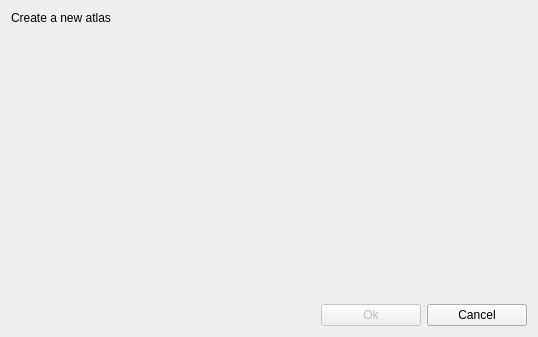
<?xml version="1.0" encoding="UTF-8"?>
<ui version="4.0">
 <class>new_atlas_dialog</class>
 <widget class="QDialog" name="new_atlas_dialog">
  <property name="geometry">
   <rect>
    <x>0</x>
    <y>0</y>
    <width>538</width>
    <height>337</height>
   </rect>
  </property>
  <property name="windowTitle">
   <string>New Atlas</string>
  </property>
  <layout class="QVBoxLayout" name="verticalLayout" stretch="0,1,0">
   <item>
    <widget class="QLabel" name="lblTitle">
     <property name="text">
      <string>Create a new atlas</string>
     </property>
    </widget>
   </item>
   <item>
    <widget class="AtlasPropertiesWidget" name="wdAtlasProperties" native="true"/>
   </item>
   <item>
    <layout class="QHBoxLayout" name="horizontalLayout">
     <item>
      <spacer name="lyButtons">
       <property name="orientation">
        <enum>Qt::Horizontal</enum>
       </property>
       <property name="sizeHint" stdset="0">
        <size>
         <width>40</width>
         <height>20</height>
        </size>
       </property>
      </spacer>
     </item>
     <item>
      <widget class="QPushButton" name="btnOk">
       <property name="enabled">
        <bool>false</bool>
       </property>
       <property name="minimumSize">
        <size>
         <width>100</width>
         <height>0</height>
        </size>
       </property>
       <property name="text">
        <string>Ok</string>
       </property>
       <property name="default">
        <bool>true</bool>
       </property>
      </widget>
     </item>
     <item>
      <widget class="QPushButton" name="btnCancel">
       <property name="minimumSize">
        <size>
         <width>100</width>
         <height>0</height>
        </size>
       </property>
       <property name="text">
        <string>Cancel</string>
       </property>
      </widget>
     </item>
    </layout>
   </item>
  </layout>
 </widget>
 <customwidgets>
  <customwidget>
   <class>AtlasPropertiesWidget</class>
   <extends>QWidget</extends>
   <header>view/atlas_properties_widget.h</header>
   <container>1</container>
  </customwidget>
 </customwidgets>
 <tabstops>
  <tabstop>btnOk</tabstop>
  <tabstop>btnCancel</tabstop>
 </tabstops>
 <resources/>
 <connections/>
</ui>
